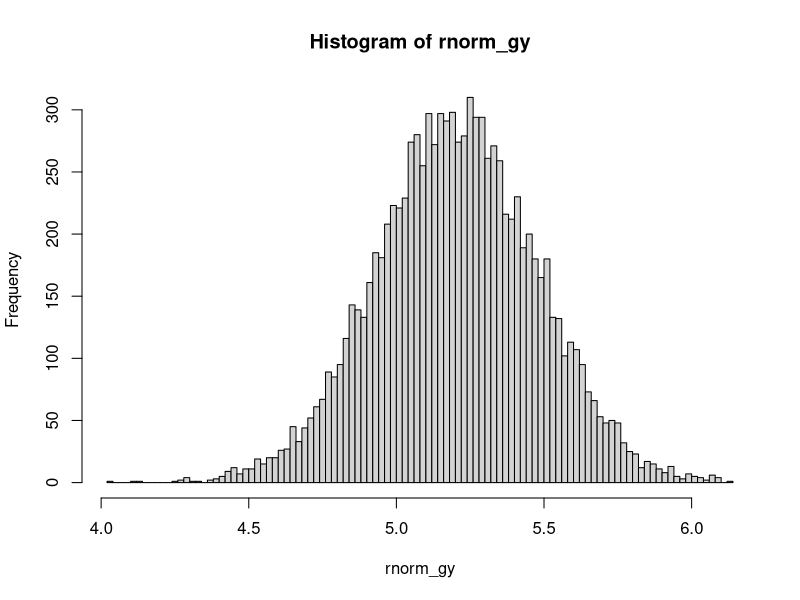
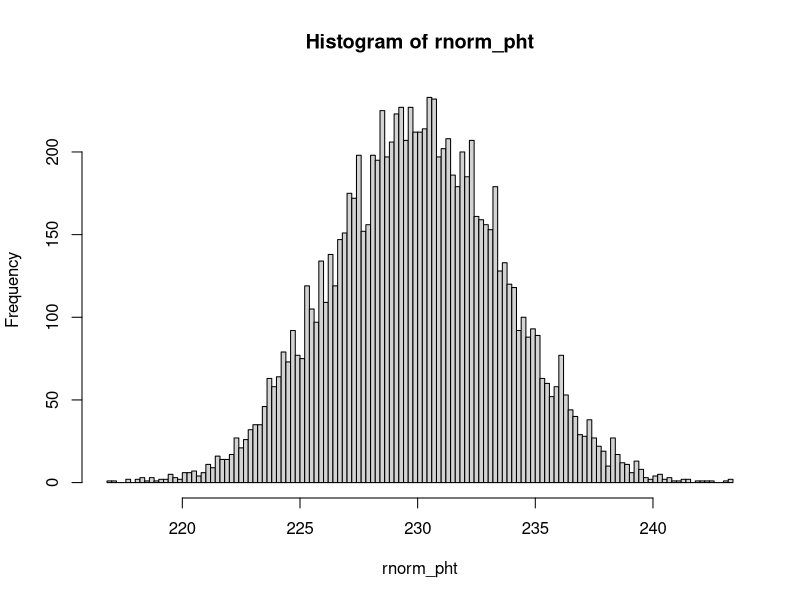

Write the R code that produced these figures, in order.
### TRAIT VALUES: means and variances for grain yield (fresh weight) in tons and plant height in cm.

gy_fwt_mean <- 5.2 # tons/ha
gy_fwt_var <- 0.075

pht_mean <- 230 # cm
pht_var <- 13

rnorm_gy <- rnorm(10000, gy_fwt_mean, sqrt(gy_fwt_var))
hist(rnorm_gy, breaks = 100)
range(rnorm_gy)

rnorm_pht <- rnorm(10000, pht_mean, sqrt(pht_var))
hist(rnorm_pht, breaks = 100)
range(rnorm_pht)


### Unstructured model

nenvs <- 3

gy_fwt_env_means <- rnorm(nenvs, gy_fwt_mean, 0.15)
gy_fwt_env_means
pht_env_means <- rnorm(nenvs, pht_mean, 20)
pht_env_means

gy_fwt_env_var <- rnorm(nenvs, gy_fwt_var, 0.05)
gy_fwt_env_var
pht_env_var <- rnorm(nenvs, pht_var, 5)
pht_env_var
